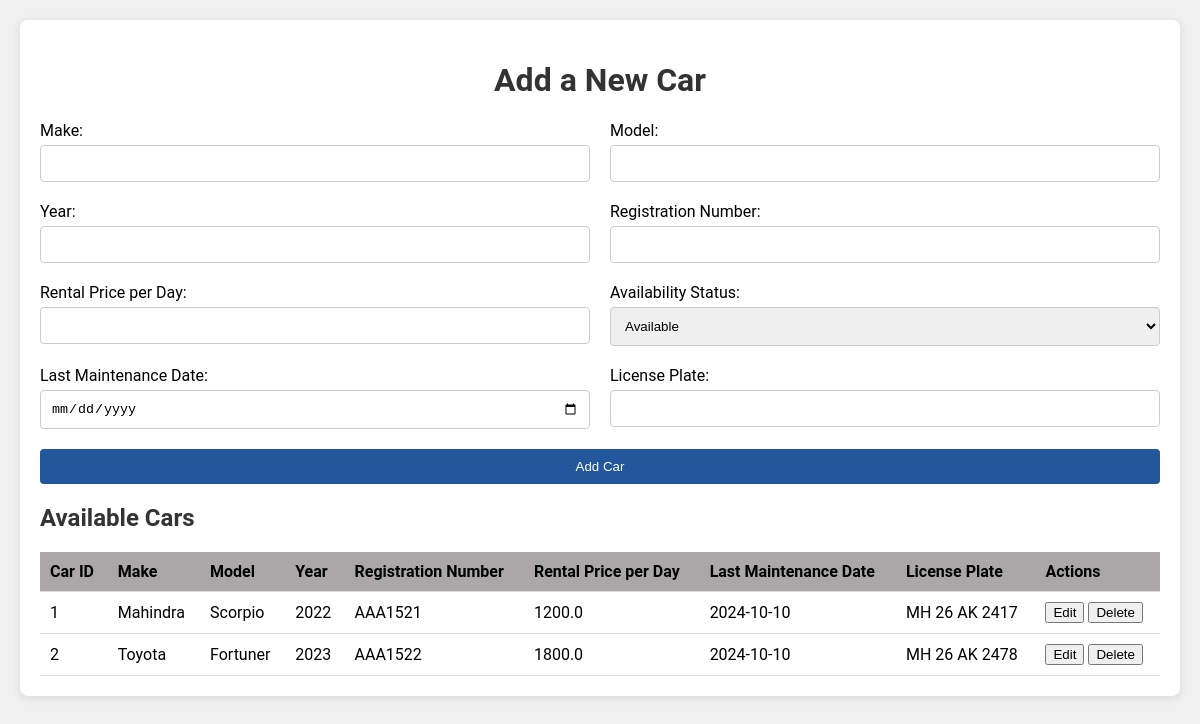
/cars, run on the app's committed database.
### tables this page shows
CREATE TABLE Car (
        car_id INTEGER PRIMARY KEY AUTOINCREMENT,
        make TEXT NOT NULL,
        model TEXT NOT NULL,
        year INTEGER NOT NULL,
        registration_number TEXT NOT NULL,
        rental_price_per_day REAL NOT NULL,
        availability_status TEXT NOT NULL,
        last_maintenance_date TEXT NOT NULL,
        license_plate TEXT NOT NULL
    );

### app.py (the view, shortened to what this page needs)
@app.route('/cars', methods=['GET', 'POST'])
def manage_cars():
    conn = get_db_connection()
    cur = conn.cursor()
    cur.execute("SELECT * FROM Car WHERE availability_status = 'available'")
    available_cars = cur.fetchall()
    conn.close()
    return render_template('cars.html', cars=available_cars)

### app.py (called while the page is built)
def get_db_connection():
    conn = sqlite3.connect('car_rental.db', check_same_thread=False)
    conn.row_factory = sqlite3.Row  # Return rows as dictionaries
    return conn

### templates/cars.html (shortened to what this page needs)
<!DOCTYPE html>
<html lang="en">
<head>
    <link rel="stylesheet" href="{{ url_for('static', filename='car.css') }}">
</head>
<body>
    <div class="container">
        <header>
            <h1>Add a New Car</h1>
        </header>
        <form method="POST" action="/cars" class="car-form">
            <div class="form-group">
                <label for="make">Make:</label>
                <input type="text" id="make" name="make" required>
            </div>
            <div class="form-group">
                <label for="model">Model:</label>
                <input type="text" id="model" name="model" required>
            </div>
            <div class="form-group">
                <label for="year">Year:</label>
                <input type="number" id="year" name="year" required>
            </div>
            <div class="form-group">
                <label for="registration_number">Registration Number:</label>
                <input type="text" id="registration_number" name="registration_number" required>
            </div>
            <div class="form-group">
                <label for="rental_price_per_day">Rental Price per Day:</label>
                <input type="number" id="rental_price_per_day" name="rental_price_per_day" required>
            </div>
            <div class="form-group">
                <label for="availability_status">Availability Status:</label>
                <select id="availability_status" name="availability_status" required>
                    <option value="available">Available</option>
                </select>
            </div>
            <div class="form-group">
                <label for="last_maintenance_date">Last Maintenance Date:</label>
                <input type="date" id="last_maintenance_date" name="last_maintenance_date" required>
            </div>
            <div class="form-group">
                <label for="license_plate">License Plate:</label>
                <input type="text" id="license_plate" name="license_plate" required>
            </div>
            <button type="submit" class="submit-button">Add Car</button>
        </form>
        <h2>Available Cars</h2>
        <table class="cars-table">
            <thead>
                <tr>
                    <th>Car ID</th>
                    <th>Make</th>
                    <th>Model</th>
                    <th>Year</th>
                    <th>Registration Number</th>
                    <th>Rental Price per Day</th>
                    <th>Last Maintenance Date</th>
                    <th>License Plate</th>
                    <th>Actions</th>
                </tr>
            </thead>
            <tbody>
                {% for car in cars %}
                <tr>
                    <td>{{ car['car_id'] }}</td>
                    <td>{{ car['make'] }}</td>
                    <td>{{ car['model'] }}</td>
                    <td>{{ car['year'] }}</td>
                    <td>{{ car['registration_number'] }}</td>
                    <td>{{ car['rental_price_per_day'] }}</td>
                    <td>{{ car['last_maintenance_date'] }}</td>
                    <td>{{ car['license_plate'] }}</td>
                    <td>
                        <button type="button" class="toggle-update-button">Edit</button>
                        <form action="/delete_car/{{ car['car_id'] }}" method="POST" style="display:inline;">
                            <button type="submit" class="delete-button">Delete</button>
                        </form>
                    </td>
                </tr>
                {% endfor %}
            </tbody>
        </table>
    </div>
</body>
</html>

### static/car.css (style rules this page uses)
body { font-family: 'Roboto', sans-serif; background-color: #f0f0f0; margin: 0; padding: 20px; }
.container { max-width: 1200px; margin: 0 auto; background: #fff; padding: 20px; border-radius: 8px; box-shadow: 0 2px 10px rgba(0, 0, 0, 0.1); }
header { text-align: center; margin-bottom: 20px; }
h1, h2 { color: #333; }
.car-form { display: grid; grid-template-columns: 1fr 1fr; gap: 20px; }
.form-group { display: flex; flex-direction: column; }
label { margin-bottom: 5px; }
input, select { padding: 10px; border: 1px solid #ccc; border-radius: 4px; }
.submit-button { grid-column: span 2; padding: 10px; background-color: #23579c; color: white; border: none; border-radius: 4px; cursor: pointer; transition: background-color 0.3s; }
.cars-table { width: 100%; border-collapse: collapse; margin-top: 20px; }
.cars-table th, .cars-table td { padding: 10px; text-align: left; border-bottom: 1px solid #ddd; }
.cars-table th { background-color: #a9a7a7; color: #000000; }

### data on the page
Car: car_id "1", make "Mahindra", model "Scorpio", year "2022", registration_number "AAA1521", rental_price_per_day "1200.0", last_maintenance_date "2024-10-10", license_plate "MH 26 AK 2417"
Car: car_id "2", make "Toyota", model "Fortuner", year "2023", registration_number "AAA1522", rental_price_per_day "1800.0", last_maintenance_date "2024-10-10", license_plate "MH 26 AK 2478"
